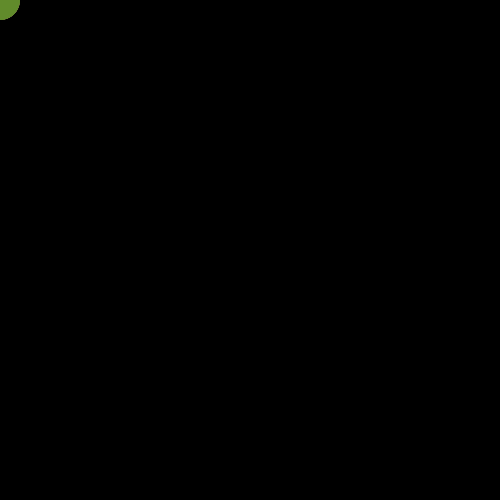
Frame 1 (no input)
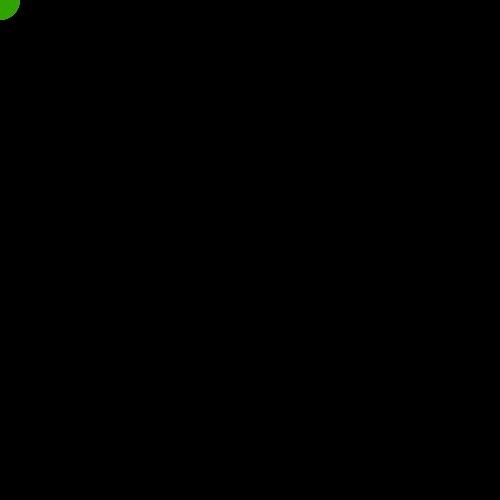
Frame 60 (the mouse pressed at the canvas centre just before this capture)
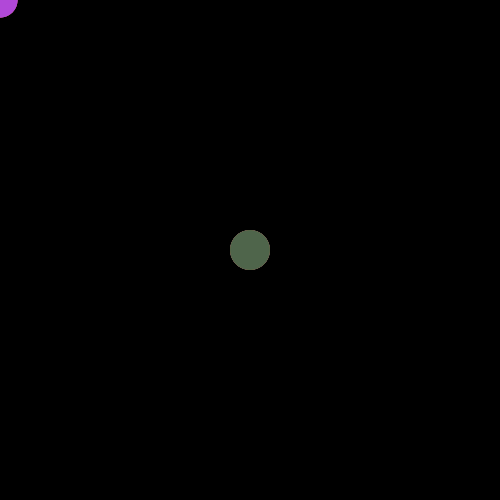
Frame 120 (the mouse held since frame 60 and released just before this capture)

The Processing sketch that drew these frames (run headless with seeded random() and noise(); from frame 60 on, the mouse is pressed at the canvas centre):

// Processing sketch: trail
// ── trail.pde
int val=500;
float valf=val;
int rad=40;
float x[]=new float[val];
float y[]=new float[val];
void setup()
{
  size(500, 500);
  smooth();
  noStroke();
}

void draw()
{
  background(0);
  for (int i=1; i<val; i=i+1) {
    x[i-1]=x[i];
    y[i-1]=y[i];
  }
  x[val-1]=mouseX;
  y[val-1]=mouseY;
  for (int k=0; k<val; k=k+1) {
    fill(random(0, 255), random(0, 255), random(0, 255));
    float kf=k;
    ellipse(x[k], y[k], rad*kf/valf, rad*kf/valf);
  }
}
